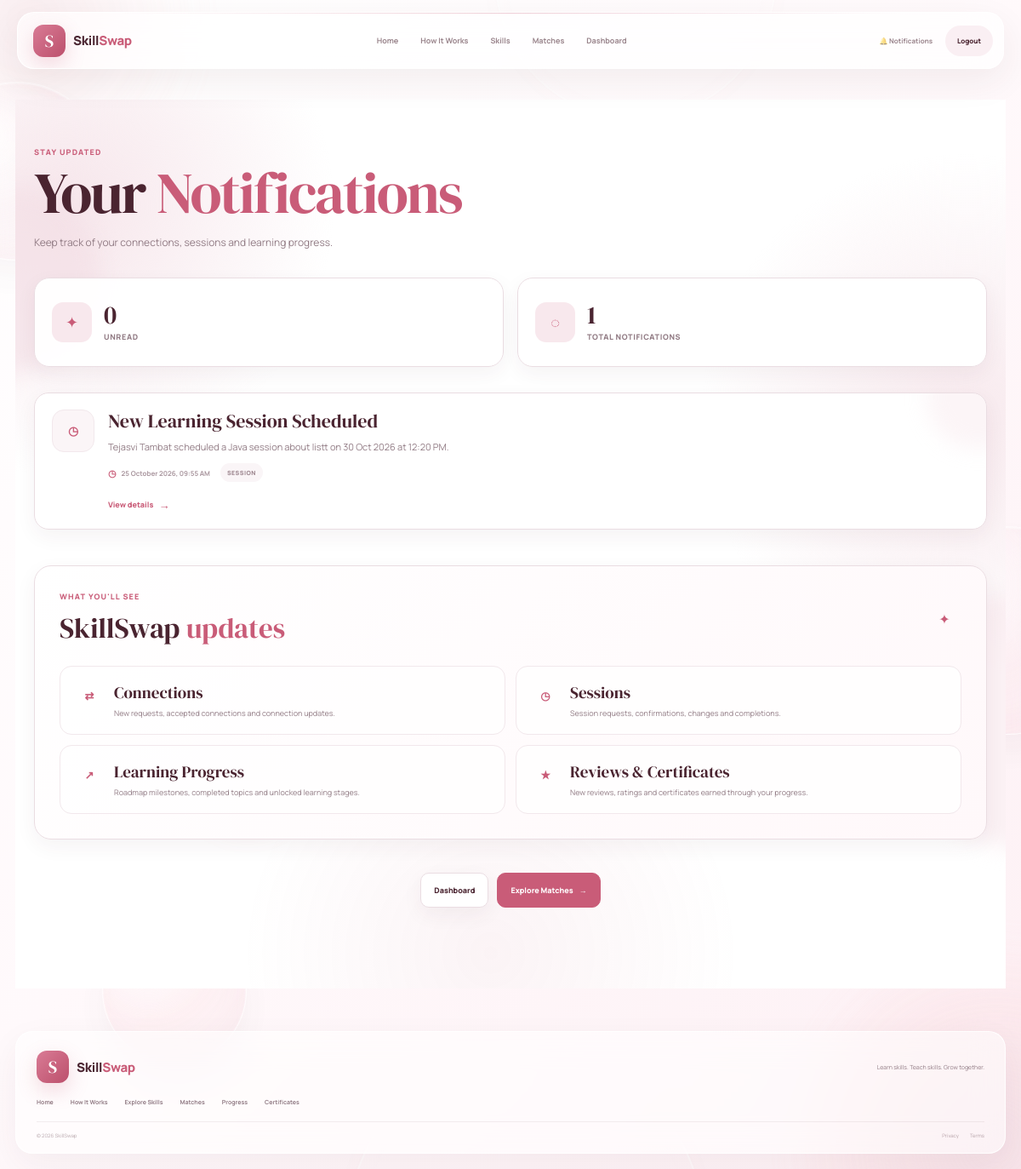
The app's page /notifications (signed in) with its own data.
### models.py (models this page shows)
class Notification(db.Model):
    __tablename__ = "notifications"
    id = db.Column(db.Integer, primary_key=True)
    user_id = db.Column(
        db.Integer,
        db.ForeignKey("users.id"),
        nullable=False
    )
    notification_type = db.Column(
        db.String(50),
        nullable=False
    )
    title = db.Column(
        db.String(150),
        nullable=False
    )
    message = db.Column(
        db.Text,
        nullable=False
    )
    action_url = db.Column(
        db.String(255),
        nullable=True
    )
    category = db.Column(
        db.String(50),
        nullable=True
    )
    is_read = db.Column(
        db.Boolean,
        default=False,
        nullable=False
    )
    created_at = db.Column(
        db.DateTime,
        default=datetime.utcnow,
        nullable=False
    )
    user = db.relationship(
        "User",
        back_populates="notifications"
    )

### app.py (the view)
@app.route("/notifications")
def notifications():
    if "user_id" not in session:
        return redirect(url_for("login"))
    user_id = session["user_id"]
    notification_list = Notification.query.filter_by(
        user_id=user_id
    ).order_by(
        Notification.created_at.desc()
    ).all()
    unread_count = Notification.query.filter_by(
        user_id=user_id,
        is_read=False
    ).count()
    total_notifications = Notification.query.filter_by(
        user_id=user_id
    ).count()
    return render_template(
        "notifications.html",
        notifications=notification_list,
        unread_count=unread_count,
        total_notifications=total_notifications
    )

### app.py (called while the page is built, shortened)
@app.context_processor
def inject_current_user():
    user_id = session.get("user_id")
    unread_count = 0
    if user_id:
        user = User.query.get(user_id)
        if user:
            unread_count = Notification.query.filter_by(
                user_id=user_id,
                is_read=False
            ).count()
            return {
                "current_user": user,
                "nav_unread_count": unread_count,
                "flask_session": session
            }

@app.context_processor
def inject_global_data():
    return {
        "current_year": datetime.now().year
    }

### templates/notifications.html (shortened to what this page needs)
{% extends "base.html" %}
{% block extra_css %}
<link
    rel="stylesheet"
    href="{{ url_for('static', filename='css/notifications.css') }}"
>
{% endblock %}
{% block content %}
<section class="notifications-page">
    <div class="notification-orb orb-two"></div>
    <div class="notification-orb orb-three"></div>
    <div class="notifications-container">
        <header class="notifications-header">
            <div class="notifications-heading">
                <span class="section-label">
                    Stay Updated
                </span>
                <h1>
                    Your <span>Notifications</span>
                </h1>
                <p>
                    Keep track of your connections, sessions and
                    learning progress.
                </p>
            </div>
        </header>
        <div class="notification-summary">
            <div class="notification-summary-card unread-summary">
                <div class="summary-icon">
                    <span>✦</span>
                </div>
                <div class="summary-content">
                    <span class="summary-number">
                        {{ unread_count|default(0) }}
                    </span>
                    <span class="summary-label">
                        Unread
                    </span>
                </div>
            </div>
            <div class="notification-summary-card total-summary">
                <div class="summary-icon">
                    <span>◌</span>
                </div>
                <div class="summary-content">
                    <span class="summary-number">
                        {{ total_notifications|default(0) }}
                    </span>
                    <span class="summary-label">
                        Total Notifications
                    </span>
                </div>
            </div>
        </div>
        <div class="notifications-section">
            {% if notifications %}
                <div class="notifications-list">
                    {% for notification in notifications %}
                    <article
                        class="notification-card
                        "
                    >
                        <div class="notification-card-glow"></div>
                        <div class="notification-icon">
                            <div class="notification-icon-inner">
                                {% if notification.notification_type == 'connection_request' %}
                                    ⇄
                                {% elif notification.notification_type == 'connection_accepted' %}
                                    ✓
                                {% elif notification.notification_type == 'connection_declined' %}
                                    ×
                                {% elif notification.notification_type == 'session_request' %}
                                    ◷
                                {% elif notification.notification_type == 'session_accepted' %}
                                    ✓
                                {% elif notification.notification_type == 'session_declined' %}
                                    ×
                                {% elif notification.notification_type == 'session_completed' %}
                                    ★
                                {% elif notification.notification_type == 'review' %}
                                    ★
                                {% elif notification.notification_type == 'progress' %}
                                    ↗
                                {% elif notification.notification_type == 'certificate' %}
                                    ◆
                                {% else %}
                                    •
                                {% endif %}
                            </div>
                        </div>
                        <div class="notification-content">
                            <div class="notification-top">
                                <div class="notification-title-wrap">
                                    <h3>
                                        {{ notification.title }}
                                    </h3>
                                </div>
                            </div>
                            {% if notification.message %}
                            <p class="notification-message">
                                {{ notification.message }}
                            </p>
                            {% endif %}
                            <div class="notification-meta">
                                {% if notification.created_at %}
                                <time
                                    datetime="{{ notification.created_at.isoformat() }}"
                                >
                                    <span class="meta-icon">◷</span>
                                    {{ notification.created_at.strftime(
                                        '%d %B %Y, %I:%M %p'
                                    ) }}
                                </time>
                                {% endif %}
                                {% if notification.category %}
                                <span class="notification-category">
                                    {{ notification.category }}
                                </span>
                                {% endif %}
                            </div>
                            {% if notification.action_url %}
                            <div class="notification-action">
                                <a
                                    href="{{ notification.action_url }}"
                                    class="notification-link"
                                >
                                    {{ notification.action_text|default(
                                        'View details'
                                    ) }}
                                    <span>→</span>
                                </a>
                            </div>
                            {% endif %}
                        </div>
                    </article>
                    {% endfor %}
                </div>
            {% endif %}
        </div>
        <section class="notification-info">
            <div class="notification-info-header">
                <div>
                    <span class="section-label">
                        What You'll See
                    </span>
                    <h2>
                        SkillSwap <span>updates</span>
                    </h2>
                </div>
                <div class="info-sparkle">
                    ✦
                </div>
            </div>
            <div class="notification-types">
                <div class="notification-type">
                    <span class="notification-type-icon">
                        ⇄
                    </span>
                    <div>
                        <strong>
                            Connections
                        </strong>
                        <p>
                            New requests, accepted connections
                            and connection updates.
                        </p>
                    </div>
                </div>
                <div class="notification-type">
                    <span class="notification-type-icon">
                        ◷
                    </span>
                    <div>
                        <strong>
                            Sessions
                        </strong>
                        <p>
                            Session requests, confirmations,
                            changes and completions.
                        </p>
                    </div>
                </div>
                <div class="notification-type">
                    <span class="notification-type-icon">
                        ↗
                    </span>
                    <div>
                        <strong>
                            Learning Progress
                        </strong>
                        <p>
                            Roadmap milestones, completed topics
                            and unlocked learning stages.
                        </p>
                    </div>
                </div>
                <div class="notification-type">
                    <span class="notification-type-icon">
                        ★
                    </span>
                    <div>
                        <strong>
                            Reviews & Certificates
                        </strong>
                        <p>
                            New reviews, ratings and certificates
                            earned through your progress.
                        </p>
                    </div>
                </div>
            </div>
        </section>
        <div class="notifications-bottom-actions">
            <a
                href="{{ url_for('dashboard') }}"
                class="btn btn-secondary"
            >
                Dashboard
            </a>
            <a
                href="{{ url_for('matches') }}"
                class="btn btn-primary"
            >
                Explore Matches
                <span>→</span>
            </a>
        </div>
    </div>
</section>
{% endblock %}

### static/css/base.css (style rules this page uses)
:root { --white: #FFFFFF; --baby-pink: #F3DCE3; --rosy-pink: #C95C78; --burgundy: #4A2430; --burgundy-soft: rgba(74, 36, 48, 0.08); --pink-soft: rgba(201, 92, 120, 0.10); --pink-border: rgba(201, 92, 120, 0.17); --glass: rgba(255, 255, 255, 0.70); --glass-strong: rgba(255, 255, 255, 0.84); --text: rgba(74, 36, 48, 0.68); --muted: rgba(74, 36, 48, 0.46); --shadow: 0 18px 50px rgba(74, 36, 48, 0.075); --transition: 0.32s cubic-bezier(.2,.75,.25,1); }
* { margin: 0; padding: 0; box-sizing: border-box; }
html { scroll-behavior: smooth; }
body { min-height: 100vh; overflow-x: hidden; color: var(--burgundy); font-family: "Manrope", Arial, sans-serif; background: linear-gradient( 135deg, #FFFFFF 0%, #FFF9FB 48%, #FDF0F4 100% ); }
body, button, input, textarea, select { font-family: "Manrope", Arial, sans-serif; }
a { color: inherit; text-decoration: none; }

### records on screen
Notification: title "New Learning Session Scheduled", message "Tejasvi Tambat scheduled a Java session about listt on 30 Oct 2026 at 12:20 PM.", created_at "25 October 2026, 09:55 AM", category "SESSION", action_text "View details"

### other values on screen
{{ unread_count|default(0) }} "0"
{{ total_notifications|default(0) }} "1"
